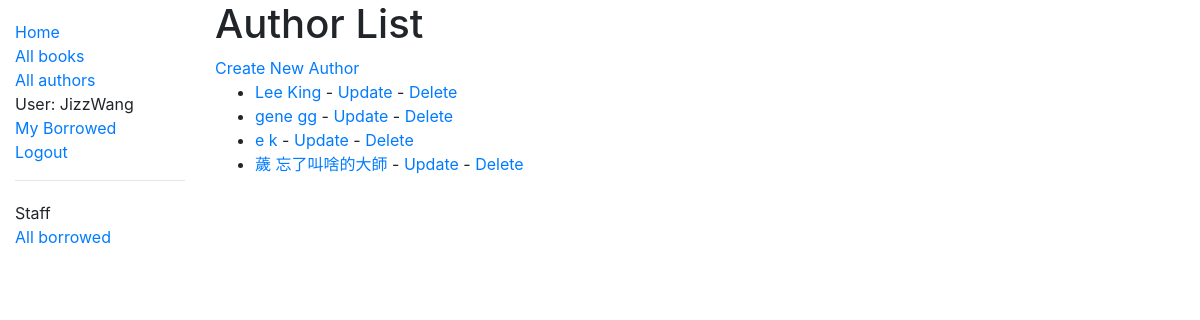
/catalog/authors/ (signed in), run on the app's committed database.
### catalog/models.py (models this page shows, shortened)
class Author(models.Model):
    first_name = models.CharField(max_length=100)
    last_name = models.CharField(max_length=100)
    date_of_birth = models.DateField(null=True, blank=True)
    date_of_death = models.DateField('Died', null=True, blank=True)
    class Meta:
        ordering = ['last_name', 'first_name']

### catalog/views.py (the view)
# urls.py: path('authors/', views.AuthorListView.as_view(), name='authors'),
class AuthorListView(LoginRequiredMixin, generic.ListView):
    model = Author
    def get_queryset(self):
        return Author.objects.filter()[:100] #取前100筆資料
    template_name = '/locallibrary/catalog/templates/catalog/author_list.html'
    def get_context_data(self, **kwargs):
        context = super(AuthorListView, self).get_context_data(**kwargs)
        context['some_data'] = 'This is just some data'
        return context
    paginate_by = 10

### catalog/templates/catalog/author_list.html
{% extends "base_generic.html" %}
{% block content %}
    <h1>Author List</h1>
    <a href="{% url 'author_create' %}">Create New Author</a>
    {% if author_list %}
    <ul>
      {% for author in author_list %}
      <li>
        <a href="{{ author.get_absolute_url }}">
            {{ author.first_name }} {{ author.last_name }}
        </a>
        - <a href="{% url 'author_update' author.id %}">Update</a>
        - <a href="{% url 'author_delete' author.id %}">Delete</a>
      </li>
      {% endfor %}
    </ul>
    {% else %}
      <p>There are no authors in the database.</p>
    {% endif %}
{% endblock %}

### catalog/templates/base_generic.html (shortened to what this page needs)
<!DOCTYPE html>
<html lang="en">
<head>
  <link rel="stylesheet" href="https://stackpath.bootstrapcdn.com/bootstrap/4.1.3/css/bootstrap.min.css">
  {% load static %}
  <link rel="stylesheet" href="{% static 'css/styles.css' %}">
</head>
<body>
  <div class="container-fluid">
    <div class="row">
      <div class="col-sm-2">
      {% block sidebar %}
      <ul class="sidebar-nav">
        <li><a href="{% url 'index' %}">Home</a></li>
        <li><a href="{% url 'books' %}">All books</a></li>
        <li><a href="{% url 'authors' %}">All authors</a></li>
      {% if user.is_authenticated %}
        <li>User: {{ user.get_username }}</li>
        <li><a href="{% url 'my-borrowed' %}">My Borrowed</a></li>
        <li><a href="{% url 'logout'%}?next={{request.path}}">Logout</a></li>
      {% else %}
        <li><a href="{% url 'login'%}?next={{request.path}}">Login</a></li>
      {% endif %}
      </ul>
      {% if user.is_staff %}
      <hr />
      <ul class="sidebar-nav">
      <li>Staff</li>
      {% if perms.catalog.can_mark_returned %}
      <li><a href="{% url 'all-borrowed' %}">All borrowed</a></li>
      {% endif %}
      </ul>
      {% endif %}
      {% endblock %}
      </div>
      <div class="col-sm-10 ">
      {% block content %}{% endblock %}
      </div>
    </div>
  </div>
</body>
</html>

### catalog/static/css/styles.css (style rules this page uses)
.sidebar-nav { margin-top: 20px; padding: 0; list-style: none; }

### data on the page
Author: first_name "Lee", last_name "King"
Author: first_name "gene", last_name "gg"
Author: first_name "e", last_name "k"
Author: first_name "薉", last_name "忘了叫啥的大師"

### other printed values
{{ user.get_username }} "JizzWang"
